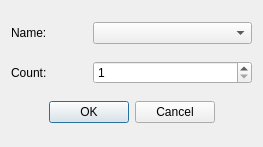
<?xml version="1.0" encoding="UTF-8"?>
<ui version="4.0">
 <class>DialogAddStartItem</class>
 <widget class="QDialog" name="DialogAddStartItem">
  <property name="geometry">
   <rect>
    <x>0</x>
    <y>0</y>
    <width>263</width>
    <height>147</height>
   </rect>
  </property>
  <property name="windowTitle">
   <string>Dialog</string>
  </property>
  <layout class="QGridLayout" name="gridLayout">
   <item row="0" column="0">
    <widget class="QLabel" name="label">
     <property name="text">
      <string>Name:</string>
     </property>
    </widget>
   </item>
   <item row="1" column="0">
    <widget class="QLabel" name="label_4">
     <property name="text">
      <string>Count:</string>
     </property>
    </widget>
   </item>
   <item row="0" column="1" colspan="2">
    <widget class="QComboBox" name="comboBox_itemname"/>
   </item>
   <item row="1" column="1" colspan="2">
    <widget class="QSpinBox" name="spinBox_itemcount">
     <property name="minimum">
      <number>1</number>
     </property>
     <property name="maximum">
      <number>999999</number>
     </property>
    </widget>
   </item>
   <item row="3" column="0" colspan="3">
    <widget class="QDialogButtonBox" name="buttonBox">
     <property name="orientation">
      <enum>Qt::Horizontal</enum>
     </property>
     <property name="standardButtons">
      <set>QDialogButtonBox::Cancel|QDialogButtonBox::Ok</set>
     </property>
     <property name="centerButtons">
      <bool>true</bool>
     </property>
    </widget>
   </item>
  </layout>
 </widget>
 <resources/>
 <connections>
  <connection>
   <sender>buttonBox</sender>
   <signal>rejected()</signal>
   <receiver>DialogAddStartItem</receiver>
   <slot>reject()</slot>
   <hints>
    <hint type="sourcelabel">
     <x>131</x>
     <y>111</y>
    </hint>
    <hint type="destinationlabel">
     <x>131</x>
     <y>73</y>
    </hint>
   </hints>
  </connection>
 </connections>
</ui>
